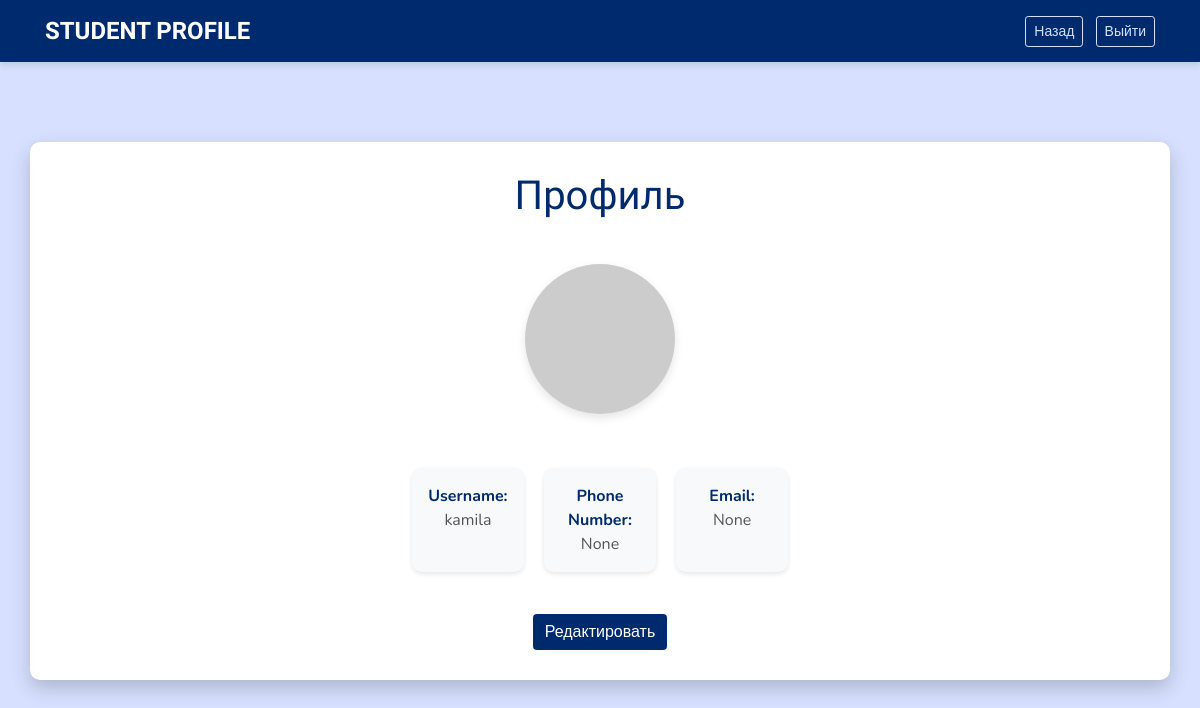
Page /profile/ (signed in) on the committed database.
### courses/models.py (models this page shows, shortened)
class Student(models.Model):
    user = models.OneToOneField(User, on_delete=models.CASCADE)
    avatar = models.ImageField(upload_to='avatars/', null=True, blank=True)
    phone_number = models.CharField(max_length=15, null=True, blank=True)
    email = models.EmailField(null=True, blank=True)
    courses = models.ManyToManyField('Course', related_name='students_set')

class User(AbstractUser):
    is_student = models.BooleanField(default=False)
    is_admin = models.BooleanField(default=False)
    groups = models.ManyToManyField(
        Group,
        related_name='custom_user_set',
        blank=True,
        help_text='The groups this user belongs to.',
        verbose_name='groups'
    )
    user_permissions = models.ManyToManyField(
        Permission,
        related_name='custom_user_permissions_set',
        blank=True,
        help_text='Specific permissions for this user.',
        verbose_name='user permissions'
    )
    class Meta:
        verbose_name = 'User'
        verbose_name_plural = 'Users'

### courses/views.py (the view)
# urls.py: path('profile/', views.student_profile, name='student_profile'),
@login_required
def student_profile(request):
    student = get_object_or_404(Student, user=request.user)  # Получаем объект студента
    if request.method == 'POST':
        form = StudentProfileForm(request.POST, request.FILES,
                                  instance=student)  # Передаем instance, чтобы обновить данные студента
        if form.is_valid():
            form.save()  # Сохраняем изменения в базе данных
            return redirect('student_profile')  # Перенаправляем на страницу профиля после сохранения изменений
    else:
        form = StudentProfileForm(instance=student)  # Загружаем данные студента в форму
    return render(request, 'courses/student_profile.html', {'form': form, 'student': student})

### courses/templates/courses/student_profile.html (shortened to what this page needs)
<!DOCTYPE html>
<html lang="en">
<head>
    <link rel="stylesheet" href="https://stackpath.bootstrapcdn.com/bootstrap/4.5.2/css/bootstrap.min.css">
</head>
<body>
<header class="navbar navbar-dark">
    <div class="container d-flex justify-content-between align-items-center">
        <span class="navbar-brand">STUDENT PROFILE</span>
        <div>
            <a href="{% url 'student_page' %}" class="btn btn-outline-light btn-sm mr-2">Назад</a>
            <a href="{% url 'logout' %}" class="btn btn-outline-light btn-sm">Выйти</a>
        </div>
    </div>
</header>
<main class="container d-flex flex-column align-items-center">
    <h1 class="text-center mb-4">Профиль</h1>
    <div id="profile-view" class="d-flex flex-column align-items-center">
        <div class="avatar-container text-center mb-4">
            {% if student.avatar %}
                <img src="{{ student.avatar.url }}" alt="Avatar" class="avatar">
            {% else %}
                <img src="https://via.placeholder.com/150" alt="Avatar" class="avatar">
            {% endif %}
        </div>
        <div class="container d-flex justify-content-between mb-3">
            <div class="profile-info-box p-3">
                <strong>Username:</strong>
                <p>{{ student.user.username }}</p>
            </div>
            <div class="profile-info-box p-3">
                <strong>Phone Number:</strong>
                <p>{{ student.phone_number }}</p>
            </div>
            <div class="profile-info-box p-3">
                <strong>Email:</strong>
                <p>{{ student.email }}</p>
            </div>
        </div>
        <button id="edit-button" class="btn btn-primary mt-3">Редактировать</button>
    </div>
</main>
</body>
</html>

### courses/templates/courses/student_profile.html (style rules this page uses)
body { font-family: 'Nunito', sans-serif; background-color: #d7e1ff; color: #002a6e; margin: 0; display: flex; flex-direction: column; height: 100vh; }
header { background-color: #002a6e; padding: 10px 0; box-shadow: 0 4px 6px rgba(0, 0, 0, 0.1); width: 100%; z-index: 1; position: fixed; top: 0; }
header .navbar-brand { font-family: 'Raleway', sans-serif; font-size: 1.5rem; font-weight: 700; color: #d7e1ff; }
header a.btn { color: #d7e1ff; border-color: #d7e1ff; }
main { background-color: #fff; border-radius: 10px; padding: 30px; width: 500px; text-align: center; box-shadow: 0 8px 20px rgba(0, 0, 0, 0.2); margin-top: 80px; }
h1, h3 { font-family: 'Raleway', sans-serif; }
.btn-primary, .btn-secondary { transition: transform 0.2s; background-color: #002a6e; border: none; }
.avatar { width: 150px; height: 150px; border-radius: 50%; object-fit: cover; margin: 20px auto; display: block; box-shadow: 0 4px 10px rgba(0, 0, 0, 0.2); }
.avatar-container { margin-bottom: 20px; }
.avatar { width: 150px; height: 150px; border-radius: 50%; object-fit: cover; box-shadow: 0 4px 10px rgba(0, 0, 0, 0.1); }
.profile-info-box { background-color: #f8f9fa; border-radius: 10px; width: 100%; max-width: 200px; text-align: center; margin: 10px; box-shadow: 0 2px 5px rgba(0, 0, 0, 0.1); }
.profile-info-box p { margin: 0; color: #555; }

### rows in the picture
Student: user.username "kamila", phone_number "None", email "None"
